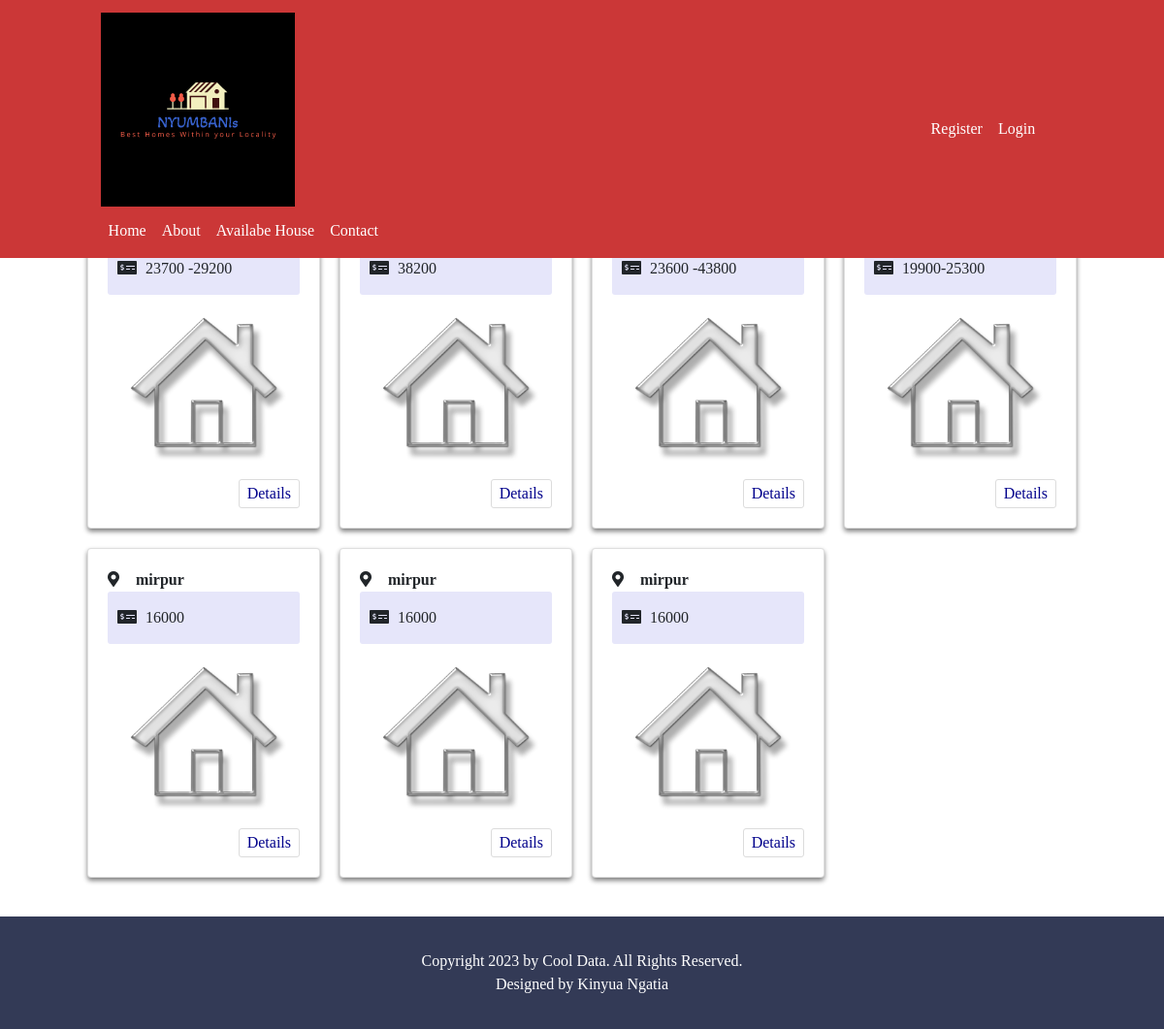
The page /availablehouse.php on the database its author committed.
### tables this page shows
CREATE TABLE `tbl_house` (
  `id` int(50) NOT NULL,
  `owner_id` int(50) NOT NULL,
  `tenant_id` int(50) NOT NULL,
  `address` text NOT NULL,
  `road_no` varchar(252) NOT NULL,
  `house_no` varchar(252) NOT NULL,
  `rental_value` varchar(50) NOT NULL,
  `house_type` varchar(50) NOT NULL,
  `floor` varchar(252) NOT NULL,
  `bedroom` varchar(50) NOT NULL,
  `dinning_room` varchar(52) NOT NULL,
  `bathroom` varchar(50) NOT NULL,
  `kitchen` varchar(52) NOT NULL,
  `balconies` varchar(52) NOT NULL,
  `description` text NOT NULL,
  `active_status` int(11) NOT NULL,
  `img_1` varchar(252) NOT NULL,
  `img_2` varchar(252) NOT NULL,
  `img_3` varchar(252) NOT NULL
);

### Controller/baseController.php (called while the page is built, shortened)
<?php
  include_once 'lib/Database.php';
  class Basecontroller
  {
    public function __construct()
    {
      $this->db = new Database();
    }
  }
 ?>

### lib/Database.php (called while the page is built, shortened)
<?php
  class Database
  {
    private $hostdb = 'localhost';
    private $userdb = 'root1';
    private $passdb = 'root1234';
    private $namedb = 'houserent';
    function __construct()
    {
      if (!isset($link)) {
        try {
          $pdo = new PDO("mysql:host=".$this->hostdb.";dbname=".$this->namedb,$this->userdb,$this->passdb);
          $pdo->setAttribute(PDO::ATTR_ERRMODE, PDO::ERRMODE_EXCEPTION);
          $pdo->exec("SET CHARACTER SET utf8");
          $this->link = $pdo;
        } catch (PDOException $e) {
          die("Failed to Connect with Database.".$e->getMessage());
        }
      }
    }
  }
 ?>

### Controller/Homecontroller.php (called while the page is built, shortened)
<?php
  include_once 'Controller/baseController.php';
  class Homecontroller extends Basecontroller
  {
    public function gethomeDetails(){
      $sql = 'select * from tbl_house where active_status = :active_status order by id DESC';
      $query = $this->db->link->prepare($sql);
      $query->bindValue(':active_status',0);
      $query->execute();
      $result = $query->fetchAll();
      return $result;
    }
  }

### availablehouse.php (the view, shortened to what this page needs)
<?php
  include 'inc/header.php';
  include 'inc/navbar.php';
  include_once 'Controller/Homecontroller.php';
 ?>
<div class="available_page_area">
<?php
  $home = new Homecontroller();
  $data = $home->gethomeDetails();
 ?>
  <div class="available_page_main container">
    <div class="search_house">
      <div class="search_house_inner card">
        <div class="well search_card card-body">
          <form class="search_house_form" action="<?php echo $_SERVER['PHP_SELF']; ?>" method="post">
            <div id="range">
              <label for="input_range">Price range:</label>
            </div>
          </form>
        </div>
      </div>
    </div>
    <div class="all_houses row">
<?php
  foreach ($data as $value) {
 ?>
      <div class="single_houses card">
        <div class="single_house_inner card-body">
          <div class="house_title">
            <p style="font-weight:600;">  <i class="fas fa-map-marker-alt"></i> <?php echo $value['address']; ?> </p>
            <p class="rent"> <i class="fas fa-money-check-alt"></i> <?php echo $value['rental_value']; ?> </p>
          </div>
          <div class="house_img">
            <img src="assets/images/house/house29.png" alt="House">
          </div>
          <a href="housedetails.php?house_id=<?php echo $value['id']; ?>">Details</a>
        </div>
      </div>
<?php } ?>
    </div>
  </div>
</div>
<?php
  include 'inc/footer.php';
 ?>

### assets/css/style.css (style rules this page uses)
.container { padding: 0px; max-width: 85%; }
body { font-family: poppins; }
h1,h2,h3,h4,h5,p,ul,.row { padding: 0px; margin: 0px; }
.single_house_inner p i { min-width: 25px; }
.single_house_inner a { padding: 2px 8px; border: 1px solid gainsboro; border-radius: 3px; color: darkblue; float: right; margin-top: 10px; transition: 0.4s; }
.house_img { height: 180px; width: 180px; margin: 0px auto; }
.house_img img { height: 100%; width: 100%; }
.all_houses { display: grid; grid-template-columns: auto auto auto auto; grid-column-gap: 20px; grid-row-gap: 20px; }
.single_houses { box-shadow: 0px 3px 5px 0px grey; transition: 0.4s; cursor: pointer; }
.available_page_main { padding: 5px 0px 40px 0px; }
.available_page_area { margin-top: 80px; }
.rent { background-color: lavender; padding: 15px 10px; border-radius: 3px; }
.search_house_form { display: grid; grid-template-columns: auto auto auto auto; grid-column-gap: 20px; }
.search_house_inner { margin-bottom: 30px; }
.search_card { background-color: whitesmoke; box-shadow: 0px 0px 4px 1px grey; }

### rows shown on the page
tbl_house: rental_value "23700 -29200"
tbl_house: rental_value "38200"
tbl_house: rental_value "23600 -43800"
tbl_house: rental_value "19900-25300"
tbl_house: address "mirpur", rental_value "16000"
tbl_house: address "mirpur", rental_value "16000"
tbl_house: address "mirpur", rental_value "16000"
